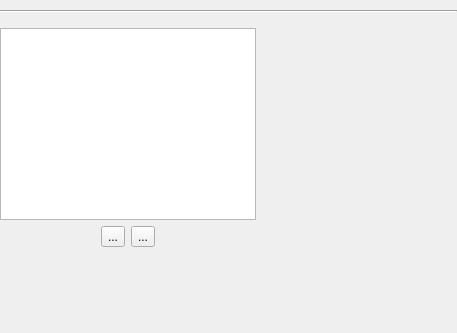
<?xml version="1.0" encoding="UTF-8"?>
<ui version="4.0">
 <class>ReosRoughnessWidget</class>
 <widget class="QWidget" name="ReosRoughnessWidget">
  <property name="geometry">
   <rect>
    <x>0</x>
    <y>0</y>
    <width>457</width>
    <height>333</height>
   </rect>
  </property>
  <property name="windowTitle">
   <string>Form</string>
  </property>
  <layout class="QGridLayout" name="gridLayout">
   <property name="leftMargin">
    <number>0</number>
   </property>
   <property name="topMargin">
    <number>0</number>
   </property>
   <property name="rightMargin">
    <number>0</number>
   </property>
   <property name="bottomMargin">
    <number>0</number>
   </property>
   <item row="1" column="0" colspan="2">
    <widget class="Line" name="line">
     <property name="minimumSize">
      <size>
       <width>0</width>
       <height>10</height>
      </size>
     </property>
     <property name="orientation">
      <enum>Qt::Horizontal</enum>
     </property>
    </widget>
   </item>
   <item row="2" column="0">
    <widget class="ReosParameterDoubleWidget" name="mDefaultRoughnessWidget" native="true"/>
   </item>
   <item row="3" column="1">
    <spacer name="horizontalSpacer">
     <property name="orientation">
      <enum>Qt::Horizontal</enum>
     </property>
     <property name="sizeHint" stdset="0">
      <size>
       <width>40</width>
       <height>20</height>
      </size>
     </property>
    </spacer>
   </item>
   <item row="4" column="0">
    <layout class="QHBoxLayout" name="horizontalLayout">
     <property name="topMargin">
      <number>0</number>
     </property>
     <item>
      <spacer name="horizontalSpacer_2">
       <property name="orientation">
        <enum>Qt::Horizontal</enum>
       </property>
       <property name="sizeHint" stdset="0">
        <size>
         <width>40</width>
         <height>20</height>
        </size>
       </property>
      </spacer>
     </item>
     <item>
      <widget class="QToolButton" name="mAddButton">
       <property name="text">
        <string>...</string>
       </property>
       <property name="icon">
        <iconset resource="../../images/images.qrc">
         <normaloff>:/images/add.svg</normaloff>:/images/add.svg</iconset>
       </property>
       <property name="iconSize">
        <size>
         <width>24</width>
         <height>24</height>
        </size>
       </property>
      </widget>
     </item>
     <item>
      <widget class="QToolButton" name="mRemoveButton">
       <property name="text">
        <string>...</string>
       </property>
       <property name="icon">
        <iconset resource="../../images/images.qrc">
         <normaloff>:/images/remove.svg</normaloff>:/images/remove.svg</iconset>
       </property>
       <property name="iconSize">
        <size>
         <width>24</width>
         <height>24</height>
        </size>
       </property>
      </widget>
     </item>
     <item>
      <spacer name="horizontalSpacer_3">
       <property name="orientation">
        <enum>Qt::Horizontal</enum>
       </property>
       <property name="sizeHint" stdset="0">
        <size>
         <width>40</width>
         <height>20</height>
        </size>
       </property>
      </spacer>
     </item>
    </layout>
   </item>
   <item row="5" column="0">
    <spacer name="verticalSpacer">
     <property name="orientation">
      <enum>Qt::Vertical</enum>
     </property>
     <property name="sizeHint" stdset="0">
      <size>
       <width>20</width>
       <height>40</height>
      </size>
     </property>
    </spacer>
   </item>
   <item row="3" column="0">
    <widget class="QListView" name="mRoughnessListView"/>
   </item>
   <item row="0" column="0" colspan="2">
    <widget class="QWidget" name="mToolBarWidget" native="true">
     <property name="minimumSize">
      <size>
       <width>0</width>
       <height>0</height>
      </size>
     </property>
     <layout class="QHBoxLayout" name="horizontalLayout_2">
      <property name="leftMargin">
       <number>0</number>
      </property>
      <property name="topMargin">
       <number>0</number>
      </property>
      <property name="rightMargin">
       <number>0</number>
      </property>
      <property name="bottomMargin">
       <number>0</number>
      </property>
     </layout>
    </widget>
   </item>
  </layout>
 </widget>
 <customwidgets>
  <customwidget>
   <class>ReosParameterDoubleWidget</class>
   <extends>QWidget</extends>
   <header>reosparameterwidget.h</header>
   <container>1</container>
  </customwidget>
 </customwidgets>
 <resources>
  <include location="../../images/images.qrc"/>
 </resources>
 <connections/>
</ui>
